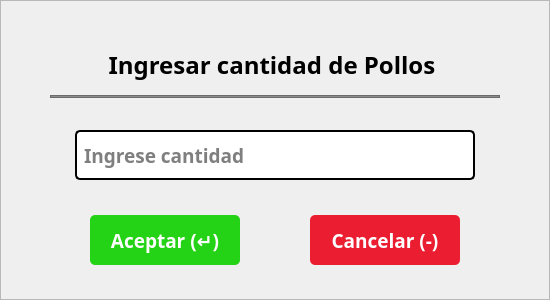
   <widget class="QFrame" name="frmIngresarCantidad">
    <property name="geometry">
     <rect>
      <x>685</x>
      <y>390</y>
      <width>550</width>
      <height>300</height>
     </rect>
    </property>
    <property name="styleSheet">
     <string notr="true">#frmIngresarCantidad{background-color: rgb(255, 255, 255);
color: rgb(0, 0, 0);
border:none;
border-radius: 10px;
border: 2px solid #D9D9D9;}</string>
    </property>
    <property name="frameShape">
     <enum>QFrame::StyledPanel</enum>
    </property>
    <property name="frameShadow">
     <enum>QFrame::Raised</enum>
    </property>
    <widget class="QLabel" name="lblTextoIngresarCantidad">
     <property name="geometry">
      <rect>
       <x>50</x>
       <y>35</y>
       <width>450</width>
       <height>60</height>
      </rect>
     </property>
     <property name="font">
      <font>
       <family>Poppins</family>
       <pointsize>18</pointsize>
       <weight>75</weight>
       <bold>true</bold>
      </font>
     </property>
     <property name="text">
      <string>Ingresar cantidad de Pollos </string>
     </property>
     <property name="alignment">
      <set>Qt::AlignCenter</set>
     </property>
    </widget>
    <widget class="QLineEdit" name="txtCantidadParaIngresar">
     <property name="geometry">
      <rect>
       <x>75</x>
       <y>130</y>
       <width>400</width>
       <height>50</height>
      </rect>
     </property>
     <property name="font">
      <font>
       <family>Poppins</family>
       <pointsize>14</pointsize>
       <weight>75</weight>
       <bold>true</bold>
      </font>
     </property>
     <property name="styleSheet">
      <string notr="true">background-color: rgb(255, 255, 255);
color: rgb(0, 0, 0);
border-radius: 5px;
border: 2px solid #000;
padding: 5px</string>
     </property>
     <property name="text">
      <string/>
     </property>
     <property name="placeholderText">
      <string>Ingrese cantidad</string>
     </property>
    </widget>
    <widget class="QPushButton" name="btnAceptarFrmRegistrarCantidad">
     <property name="geometry">
      <rect>
       <x>90</x>
       <y>215</y>
       <width>150</width>
       <height>50</height>
      </rect>
     </property>
     <property name="font">
      <font>
       <family>Poppins</family>
       <pointsize>14</pointsize>
       <weight>75</weight>
       <bold>true</bold>
      </font>
     </property>
     <property name="cursor">
      <cursorShape>PointingHandCursor</cursorShape>
     </property>
     <property name="styleSheet">
      <string notr="true">background-color: rgb(36, 211, 21);
color: rgb(255, 255, 255);
border:none;
border-radius: 5px;</string>
     </property>
     <property name="text">
      <string>Aceptar (↵)</string>
     </property>
     <property name="flat">
      <bool>false</bool>
     </property>
    </widget>
    <widget class="QPushButton" name="btnCancelarFrmRegistrarCantidad">
     <property name="geometry">
      <rect>
       <x>310</x>
       <y>215</y>
       <width>150</width>
       <height>50</height>
      </rect>
     </property>
     <property name="font">
      <font>
       <family>Poppins</family>
       <pointsize>14</pointsize>
       <weight>75</weight>
       <bold>true</bold>
      </font>
     </property>
     <property name="cursor">
      <cursorShape>PointingHandCursor</cursorShape>
     </property>
     <property name="styleSheet">
      <string notr="true">background-color: rgb(234, 29, 49);
color: rgb(255, 255, 255);
border:none;
border-radius: 5px;</string>
     </property>
     <property name="text">
      <string>Cancelar (-)</string>
     </property>
    </widget>
    <widget class="QFrame" name="frame_2">
     <property name="geometry">
      <rect>
       <x>50</x>
       <y>95</y>
       <width>450</width>
       <height>3</height>
      </rect>
     </property>
     <property name="styleSheet">
      <string notr="true">background-color: rgb(139, 139, 139);</string>
     </property>
     <property name="frameShape">
      <enum>QFrame::StyledPanel</enum>
     </property>
     <property name="frameShadow">
      <enum>QFrame::Raised</enum>
     </property>
    </widget>
    <zorder>txtCantidadParaIngresar</zorder>
    <zorder>btnAceptarFrmRegistrarCantidad</zorder>
    <zorder>btnCancelarFrmRegistrarCantidad</zorder>
    <zorder>frame_2</zorder>
    <zorder>lblTextoIngresarCantidad</zorder>
   </widget>
